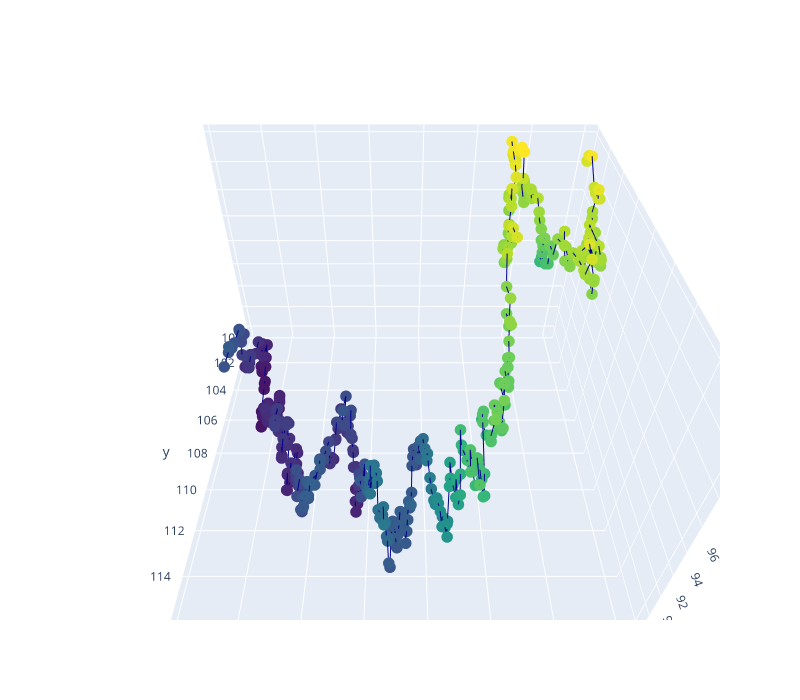

This figure's notebook cell:
### Code cell
#PER LA LINEA INVECE DEI PUNTI DOVREI SEGUIRE QUESTO PRINCIPIO E POI CI ADD TRACE DEL TETRAEDRO

import plotly.graph_objects as go
import pandas as pd
import numpy as np

rs = np.random.RandomState()
rs.seed(0)

def brownian_motion(T = 1, N = 100, mu = 0.1, sigma = 0.01, S0 = 20):
    dt = float(T)/N
    t = np.linspace(0, T, N)
    W = rs.standard_normal(size = N)
    W = np.cumsum(W)*np.sqrt(dt) # standard brownian motion
    X = (mu-0.5*sigma**2)*t + sigma*W
    S = S0*np.exp(X) # geometric brownian motion
    return S

dates = pd.date_range('2012-01-01', '2013-02-22')
T = (dates.max()-dates.min()).days / 365
N = dates.size
start_price = 100
y = brownian_motion(T, N, sigma=0.1, S0=start_price)
z = brownian_motion(T, N, sigma=0.1, S0=start_price)

fig = go.Figure(data=go.Scatter3d(
    x=dates, y=y, z=z,
    marker=dict(
        size=4,
        color=z,
        colorscale='Viridis',
    ),
    line=dict(
        color='darkblue',
        width=2
    )
))

fig.update_layout(
    width=800,
    height=700,
    autosize=False,
    scene=dict(
        camera=dict(
            up=dict(
                x=0,
                y=0,
                z=1
            ),
            eye=dict(
                x=0,
                y=1.0707,
                z=1,
            )
        ),
        aspectratio = dict( x=1, y=1, z=0.7 ),
        aspectmode = 'manual'
    ),
)

fig.show()

### Figure 1 — Plotly figure (JSON) as saved in the notebook; plotly's stock layout.template omitted (floating-point values rounded to 4 significant figures; data arrays with more than 128 entries replaced by an {"elided": "..."} marker saying what was removed)
{"data": [{"line": {"color": "darkblue", "width": 2}, "marker": {"color": {"elided": "419 float values"}, "colorscale": [[0, "#440154"], [0.1111, "#482878"], [0.2222, "#3e4989"], [0.3333, "#31688e"], [0.4444, "#26828e"], [0.5556, "#1f9e89"], [0.6667, "#35b779"], [0.7778, "#6ece58"], [0.8889, "#b5de2b"], [1, "#fde725"]], "size": 4}, "type": "scatter3d", "x": {"elided": "419 str values"}, "y": {"elided": "419 float values"}, "z": {"elided": "419 float values"}}], "layout": {"autosize": false, "height": 700, "scene": {"aspectmode": "manual", "aspectratio": {"x": 1, "y": 1, "z": 0.7}, "camera": {"eye": {"x": 0, "y": 1.071, "z": 1}, "up": {"x": 0, "y": 0, "z": 1}}}, "width": 800}}
